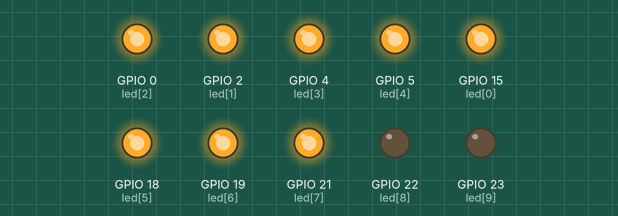
The program below on a simulated ESP32 board running MicroPython. Shown: output pins drawn as LEDs (lit = HIGH).

Above: at 0.45 s.
At 10.06 s:
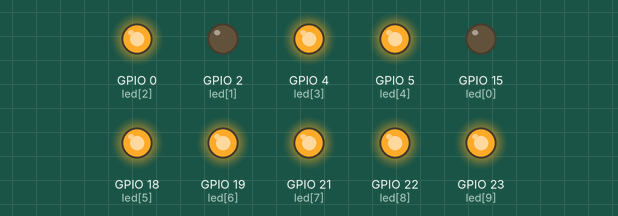
At 12.17 s:
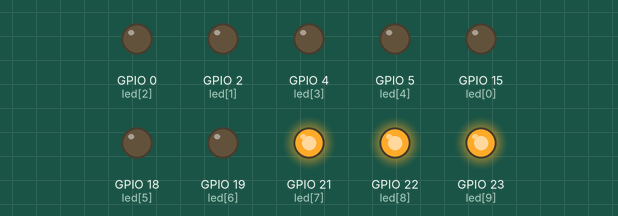
At 19.68 s:
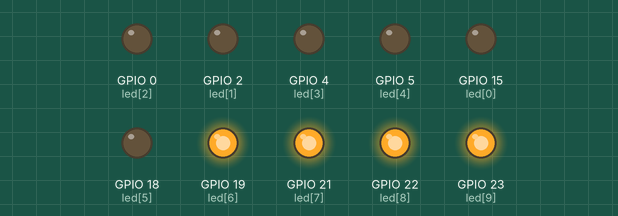
At 29.89 s:
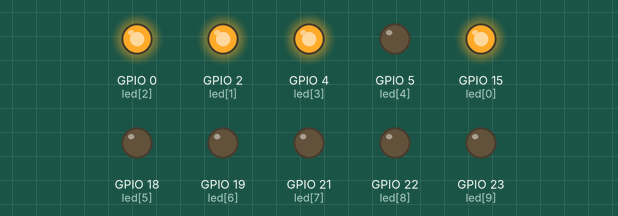
At 39.81 s:
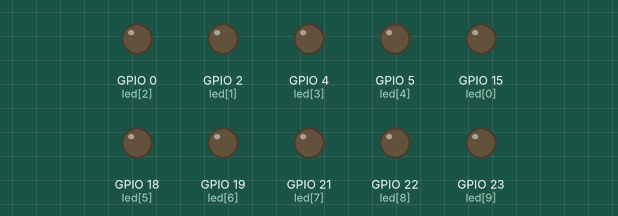
Timing chart, 0 to 40.1 s (numbered marks = the images above):
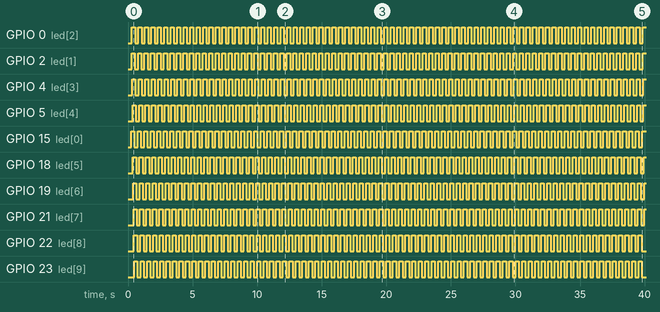

The program:

FlowingLightAA.py
```python
import time
from machine import Pin

cDelay = 25 #задержка

pins=[15,2,0,4,5,18,19,21,22,23]
#Заполняем справа-налево
def fill():
    length=len(pins)
    for i in range(0,length):
        led=Pin(pins[i],Pin.OUT)
        led.value(1)
        time.sleep_ms(cDelay)
#Чистим справа-налево
def clear():
    length=len(pins)
    for i in range(0,length):
        led=Pin(pins[i],Pin.OUT)
        led.value(0)
        time.sleep_ms(cDelay)
#Бежим 1-8
def runLR():
    length=len(pins)
    for i in range(0,length):
        led=Pin(pins[i],Pin.OUT)
        led.value(1)
        time.sleep_ms(cDelay)
        led.value(0)
#Бежим 8-1
def runRL():
    length=len(pins)
    for i in range(0,length):
        led=Pin(pins[(length-i-1)],Pin.OUT)
        led.value(1)
        time.sleep_ms(cDelay)
        led.value(0)


def showled():

#    runLR()
#    runLR()
#    runRL()
#    runRL()

    fill()
    clear()
    fill()
    clear()


clear()
while True:
    showled()
```

Measured:
- by itself, GPIO 0 (led[2]), GPIO 2 (led[1]), GPIO 4 (led[3]), GPIO 5 (led[4]), GPIO 15 (led[0]), GPIO 18 (led[5]), GPIO 19 (led[6]), GPIO 21 (led[7]), GPIO 22 (led[8]), GPIO 23 (led[9]): alternates HIGH for 0.25 s and LOW for 0.25 s
- by itself, everything shown: repeats every 1.5 s, in 5 steps
